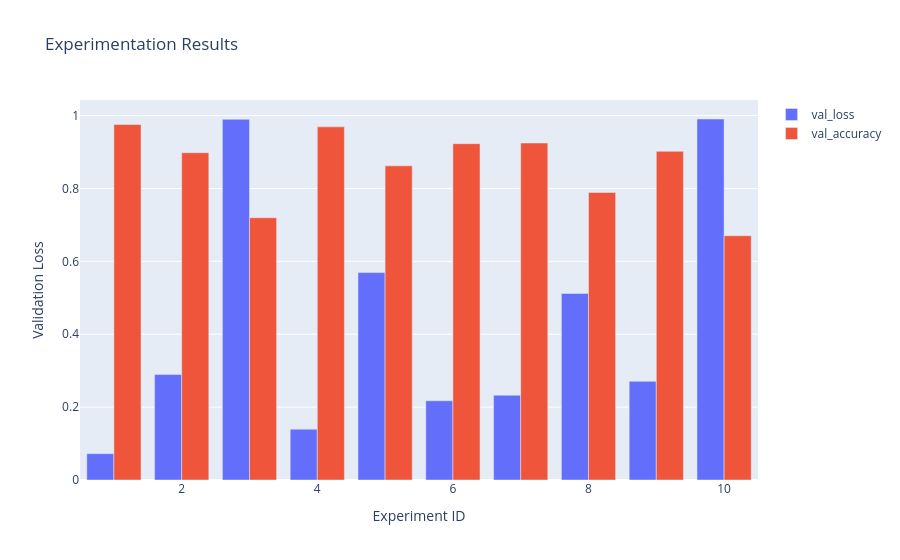

The code cell stored with this chart in its notebook:
### Markdown cell above
***
* ### *After extermination and noting the performance metrics on validation set*
* ### *In order to choose the best architecture 3 variables have to be taken into account*
* ### *validation loss accuracy and time*
* ### *Best model will be the one where all three values are sufficiently appropriate*
***

### Code cell
fig = go.Figure(data=[
	go.Bar(name='val_loss', x=ex_table.index, y=ex_table['val_loss'] ),
	go.Bar(name='val_accuracy', x=ex_table.index, y=ex_table['val_accuracy'] )
])
fig.update_layout(
	title = 'Experimentation Results',
	xaxis = dict(title='Experiment ID'),
	yaxis = dict(title='Validation Loss'),
	barmode='group'
)
fig.show()

### Figure 1 — Plotly figure (JSON) as saved in the notebook; plotly's stock layout.template omitted (floating-point values rounded to 4 significant figures)
{"data": [{"name": "val_loss", "type": "bar", "x": [1, 2, 3, 4, 5, 6, 7, 8, 9, 10], "y": [0.0723, 0.2898, 0.9898, 0.1395, 0.5691, 0.2174, 0.2327, 0.512, 0.2708, 0.9906]}, {"name": "val_accuracy", "type": "bar", "x": [1, 2, 3, 4, 5, 6, 7, 8, 9, 10], "y": [0.9756, 0.8981, 0.7197, 0.969, 0.862, 0.923, 0.9247, 0.7889, 0.9019, 0.6704]}], "layout": {"autosize": true, "barmode": "group", "title": {"text": "Experimentation Results"}, "xaxis": {"autorange": true, "range": [0.5, 10.5], "title": {"text": "Experiment ID"}, "type": "linear"}, "yaxis": {"autorange": true, "range": [0, 1.043], "title": {"text": "Validation Loss"}, "type": "linear"}}}
